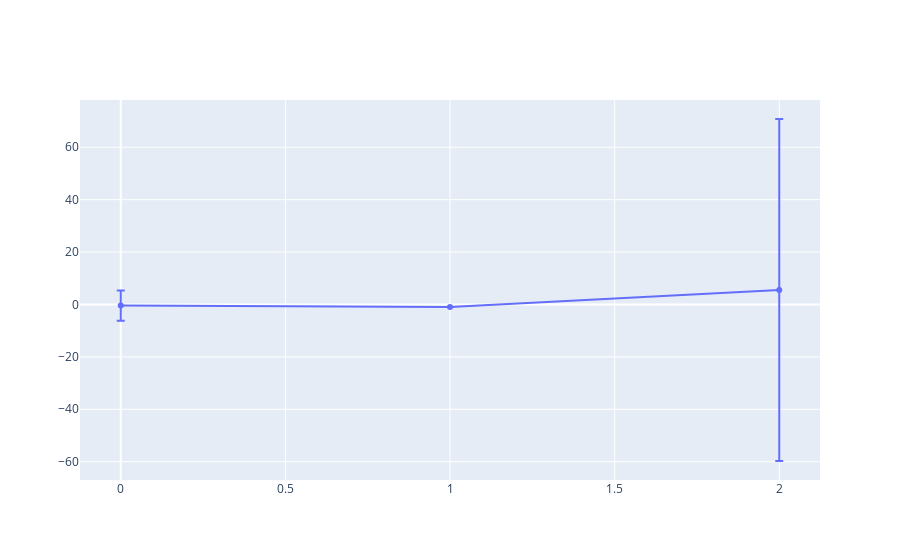

Write notebook code for a chart like this one.
### Code cell
fig = go.Figure(data=go.Scatter(
        x=[0, 1, 2],
        y=((df - risk)/risk).mean(),
        error_y=dict(
            type='data', # value of error bar given in data coordinates
            array=((df - risk)/risk).std(),
            visible=True)
    ))
fig.show()

### Figure 1 — Plotly figure (JSON) as saved in the notebook; plotly's stock layout.template omitted (floating-point values rounded to 4 significant figures)
{"data": [{"error_y": {"array": [5.799, 5.726e-07, 65.27], "type": "data", "visible": true}, "type": "scatter", "x": [0, 1, 2], "y": [-0.42, -1.0, 5.528]}], "layout": {}}
